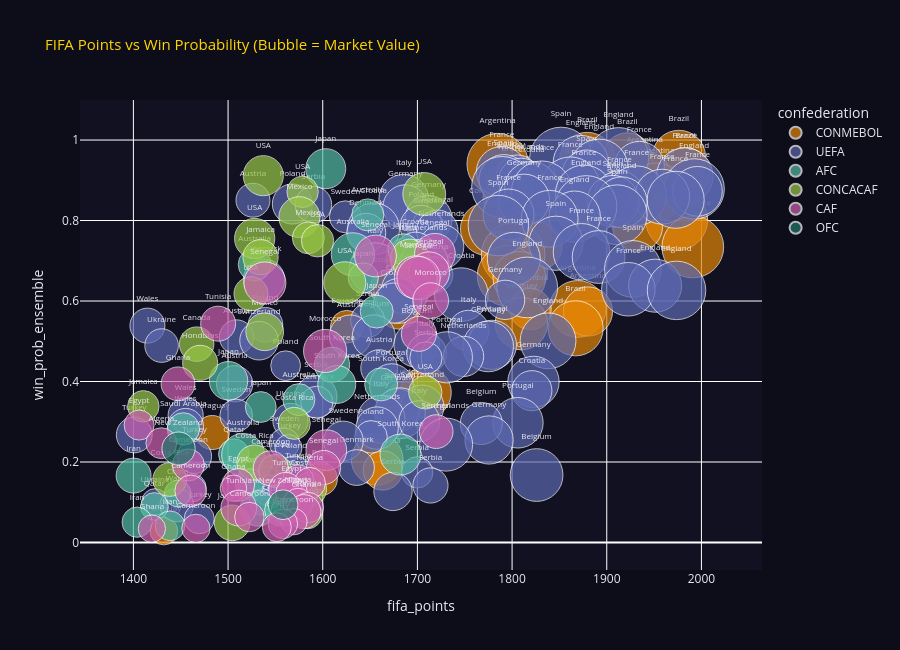

Source (notebook cell):
### Code cell
fig = px.scatter(
    pred_df,
    x='fifa_points', y='win_prob_ensemble',
    color='confederation', size='market_value_million_eur',
    size_max=45, hover_name='team_name',
    hover_data={'win_prob_xgb':True,'win_prob_lgb':True,'recent_form_score':True},
    text='team_name',
    title='FIFA Points vs Win Probability (Bubble = Market Value)',
    height=650, color_discrete_sequence=px.colors.qualitative.Vivid,
)
fig.update_traces(textposition='top center', textfont_size=8)
fig.update_layout(
    plot_bgcolor='#111122', paper_bgcolor='#0d0d1a',
    font_color='#e8e8f0', title_font_color='#FFD700', title_font_size=15)
fig.show()

### Figure 1 — Plotly figure (JSON) as saved in the notebook; plotly's stock layout.template omitted (floating-point values rounded to 4 significant figures; data arrays with more than 128 entries replaced by an {"elided": "..."} marker saying what was removed)
{"data": [{"customdata": [[0.9827, 0.9889, 7.8], [0.9841, 0.9837, 9.8], [0.9893, 0.9795, 9.2], [0.9834, 0.9914, 8.9], [0.9705, 0.9718, 10.0], [0.8965, 0.944, 8.4], [0.903, 0.9206, 8.8], [0.9153, 0.9522, 10.0], [0.8834, 0.9324, 9.7], [0.884, 0.916, 5.5], [0.8399, 0.901, 9.6], [0.8692, 0.8444, 9.4], [0.8704, 0.8836, 8.1], [0.7919, 0.9295, 5.6], [0.7735, 0.8355, 7.5], [0.8674, 0.7186, 9.8], [0.789, 0.8704, 5.6], [0.7378, 0.8426, 8.0], [0.7803, 0.7508, 7.8], [0.7917, 0.6823, 8.0], [0.7389, 0.7085, 9.3], [0.7004, 0.7522, 5.7], [0.6785, 0.678, 6.3], [0.5886, 0.7781, 8.3], [0.5868, 0.7267, 8.1], [0.6837, 0.5948, 9.0], [0.6814, 0.6773, 5.6], [0.7368, 0.4453, 6.8], [0.5852, 0.519, 9.8], [0.6965, 0.4435, 6.2], [0.4854, 0.5976, 7.7], [0.5447, 0.5459, 7.9], [0.677, 0.392, 5.4], [0.4985, 0.5081, 6.0], [0.4091, 0.2499, 7.5], [0.3705, 0.2927, 5.7], [0.2518, 0.2722, 5.4], [0.1578, 0.1433, 8.2], [0.1826, 0.08149, 5.6], [0.116, 0.1108, 2.7], [0.009703, 0.00804, 4.2]], "hovertemplate": "<b>%{hovertext}</b><br><br>confederation=CONMEBOL<br>fifa_points=%{x}<br>win_prob_ensemble=%{y}<br>market_value_million_eur=%{marker.size}<br>team_name=%{text}<br>win_prob_xgb=%{customdata[0]}<br>win_prob_lgb=%{customdata[1]}<br>recent_form_score=%{customdata[2]}<extra></extra>", "hovertext": ["Brazil", "Brazil", "Brazil", "Argentina", "Brazil", "Argentina", "Brazil", "Brazil", "Brazil", "Argentina", "Argentina", "Argentina", "Brazil", "Colombia", "Argentina", "Brazil", "Colombia", "Argentina", "Uruguay", "Argentina", "Argentina", "Colombia", "Colombia", "Uruguay", "Argentina", "Brazil", "Ecuador", "Ecuador", "Argentina", "Colombia", "Argentina", "Uruguay", "Ecuador", "Brazil", "Uruguay", "Ecuador", "Paraguay", "Colombia", "Colombia", "Peru", "Paraguay"], "legendgroup": "CONMEBOL", "marker": {"color": "rgb(229, 134, 6)", "size": [836.0, 705.0, 886.0, 1109.0, 740.0, 788.0, 1032.0, 766.0, 807.0, 976.0, 936.0, 992.0, 718.0, 703.0, 1131.0, 728.0, 821.0, 810.0, 667.0, 1119.0, 1189.0, 537.0, 821.0, 457.0, 1078.0, 816.0, 386.0, 538.0, 946.0, 504.0, 711.0, 806.0, 314.0, 890.0, 769.0, 444.0, 341.0, 784.0, 452.0, 334.0, 225.0], "sizemode": "area", "sizeref": 0.5872, "symbol": "circle"}, "mode": "markers+text", "name": "CONMEBOL", "orientation": "v", "showlegend": true, "text": ["Brazil", "Brazil", "Brazil", "Argentina", "Brazil", "Argentina", "Brazil", "Brazil", "Brazil", "Argentina", "Argentina", "Argentina", "Brazil", "Colombia", "Argentina", "Brazil", "Colombia", "Argentina", "Uruguay", "Argentina", "Argentina", "Colombia", "Colombia", "Uruguay", "Argentina", "Brazil", "Ecuador", "Ecuador", "Argentina", "Colombia", "Argentina", "Uruguay", "Ecuador", "Brazil", "Uruguay", "Ecuador", "Paraguay", "Colombia", "Colombia", "Peru", "Paraguay"], "textfont": {"size": 8}, "textposition": "top center", "type": "scatter", "x": [1976.0, 1922.0, 1879.0, 1785.0, 1983.0, 1940.0, 1883.0, 1800.0, 1866.0, 1952.0, 1799.0, 1873.0, 1799.0, 1798.0, 1974.0, 1933.0, 1773.0, 1814.0, 1828.0, 1991.0, 1801.0, 1690.0, 1708.0, 1816.0, 1795.0, 1808.0, 1669.0, 1680.0, 1869.0, 1819.0, 1880.0, 1810.0, 1625.0, 1867.0, 1709.0, 1686.0, 1483.0, 1658.0, 1664.0, 1598.0, 1432.0], "xaxis": "x", "y": [0.9579, 0.9571, 0.9508, 0.9402, 0.9188, 0.9074, 0.8898, 0.8872, 0.8755, 0.8714, 0.8563, 0.846, 0.8451, 0.8148, 0.8023, 0.7849, 0.7789, 0.775, 0.7362, 0.7343, 0.7147, 0.7055, 0.6781, 0.6707, 0.6628, 0.6576, 0.6328, 0.5834, 0.5804, 0.5801, 0.5739, 0.5437, 0.5361, 0.5322, 0.3725, 0.3511, 0.2732, 0.2063, 0.179, 0.158, 0.02848], "yaxis": "y"}, {"customdata": {"elided": "122x3 float values"}, "hovertemplate": "<b>%{hovertext}</b><br><br>confederation=UEFA<br>fifa_points=%{x}<br>win_prob_ensemble=%{y}<br>market_value_million_eur=%{marker.size}<br>team_name=%{text}<br>win_prob_xgb=%{customdata[0]}<br>win_prob_lgb=%{customdata[1]}<br>recent_form_score=%{customdata[2]}<extra></extra>", "hovertext": ["England", "Spain", "England", "France", "England", "France", "Spain", "Italy", "France", "Spain", "Netherlands", "France", "England", "Croatia", "England", "France", "France", "France", "France", "France", "France", "Italy", "France", "Germany", "Austria", "Spain", "England", "Poland", "Serbia", "England", "Germany", "France", "Spain", "England", "Sweden", "France", "Germany", "Sweden", "Spain", "Poland", "Croatia", "Portugal", "Denmark", "Spain", "Netherlands", "France", "Croatia", "France", "Portugal", "Netherlands", "Italy", "Spain", "Austria", "Denmark", "England", "England", "France", "Croatia", "England", "Croatia", "Germany", "Croatia", "Croatia", "Serbia", "Poland", "Wales", "Italy", "Austria", "Belgium", "Austria", "Switzerland", "England", "Belgium", "Portugal", "Ukraine", "Germany", "Italy", "Netherlands", "Portugal", "Serbia", "Poland", "Austria", "Germany", "Austria", "Portugal", "Croatia", "Serbia", "Denmark", "Switzerland", "Germany", "Belgium", "Wales", "Sweden", "Italy", "Ukraine", "Italy", "Portugal", "Belgium", "Wales", "Netherlands", "Turkey", "Poland", "Germany", "Sweden", "Sweden", "Netherlands", "Turkey", "Turkey", "Denmark", "Serbia", "Belgium", "Poland", "Wales", "Wales", "Serbia", "Ukraine", "Sweden", "Serbia", "Ukraine", "Wales", "Wales", "Turkey"], "legendgroup": "UEFA", "marker": {"color": "rgb(93, 105, 177)", "size": [1063.0, 1159.0, 903.0, 737.0, 994.0, 757.0, 732.0, 511.0, 940.0, 734.0, 610.0, 1016.0, 1093.0, 846.0, 1071.0, 726.0, 1088.0, 960.0, 710.0, 1048.0, 886.0, 727.0, 955.0, 778.0, 339.0, 786.0, 761.0, 471.0, 394.0, 1112.0, 592.0, 762.0, 1048.0, 777.0, 300.0, 946.0, 651.0, 277.0, 1071.0, 520.0, 794.0, 505.0, 445.0, 863.0, 581.0, 938.0, 461.0, 818.0, 822.0, 677.0, 782.0, 943.0, 374.0, 505.0, 826.0, 1084.0, 842.0, 666.0, 1005.0, 846.0, 454.0, 593.0, 477.0, 340.0, 352.0, 359.0, 486.0, 518.0, 545.0, 345.0, 436.0, 914.0, 607.0, 709.0, 331.0, 752.0, 466.0, 475.0, 770.0, 307.0, 260.0, 397.0, 773.0, 387.0, 569.0, 473.0, 521.0, 304.0, 544.0, 545.0, 762.0, 362.0, 315.0, 668.0, 362.0, 488.0, 750.0, 519.0, 377.0, 530.0, 377.0, 312.0, 682.0, 463.0, 269.0, 825.0, 213.0, 344.0, 374.0, 288.0, 816.0, 436.0, 315.0, 291.0, 363.0, 235.0, 280.0, 431.0, 205.0, 207.0, 327.0, 266.0], "sizemode": "area", "sizeref": 0.5872, "symbol": "circle"}, "mode": "markers+text", "name": "UEFA", "orientation": "v", "showlegend": true, "text": ["England", "Spain", "England", "France", "England", "France", "Spain", "Italy", "France", "Spain", "Netherlands", "France", "England", "Croatia", "England", "France", "France", "France", "France", "France", "France", "Italy", "France", "Germany", "Austria", "Spain", "England", "Poland", "Serbia", "England", "Germany", "France", "Spain", "England", "Sweden", "France", "Germany", "Sweden", "Spain", "Poland", "Croatia", "Portugal", "Denmark", "Spain", "Netherlands", "France", "Croatia", "France", "Portugal", "Netherlands", "Italy", "Spain", "Austria", "Denmark", "England", "England", "France", "Croatia", "England", "Croatia", "Germany", "Croatia", "Croatia", "Serbia", "Poland", "Wales", "Italy", "Austria", "Belgium", "Austria", "Switzerland", "England", "Belgium", "Portugal", "Ukraine", "Germany", "Italy", "Netherlands", "Portugal", "Serbia", "Poland", "Austria", "Germany", "Austria", "Portugal", "Croatia", "Serbia", "Denmark", "Switzerland", "Germany", "Belgium", "Wales", "Sweden", "Italy", "Ukraine", "Italy", "Portugal", "Belgium", "Wales", "Netherlands", "Turkey", "Poland", "Germany", "Sweden", "Sweden", "Netherlands", "Turkey", "Turkey", "Denmark", "Serbia", "Belgium", "Poland", "Wales", "Wales", "Serbia", "Ukraine", "Sweden", "Serbia", "Ukraine", "Wales", "Wales", "Turkey"], "textfont": {"size": 8}, "textposition": "top center", "type": "scatter", "x": [1912.0, 1852.0, 1873.0, 1934.0, 1892.0, 1789.0, 1879.0, 1806.0, 1982.0, 1791.0, 1810.0, 1862.0, 1790.0, 1820.0, 1992.0, 1996.0, 1832.0, 1876.0, 1913.0, 1931.0, 1958.0, 1686.0, 1973.0, 1812.0, 1526.0, 1907.0, 1916.0, 1568.0, 1590.0, 1878.0, 1687.0, 1796.0, 1911.0, 1866.0, 1624.0, 1840.0, 1712.0, 1711.0, 1786.0, 1704.0, 1654.0, 1721.0, 1646.0, 1846.0, 1726.0, 1873.0, 1698.0, 1891.0, 1802.0, 1707.0, 1655.0, 1928.0, 1719.0, 1538.0, 1951.0, 1816.0, 1923.0, 1687.0, 1974.0, 1746.0, 1793.0, 1681.0, 1675.0, 1648.0, 1540.0, 1415.0, 1754.0, 1629.0, 1654.0, 1509.0, 1533.0, 1838.0, 1699.0, 1779.0, 1430.0, 1775.0, 1710.0, 1749.0, 1731.0, 1709.0, 1561.0, 1660.0, 1823.0, 1507.0, 1673.0, 1821.0, 1593.0, 1594.0, 1705.0, 1679.0, 1682.0, 1455.0, 1509.0, 1662.0, 1566.0, 1702.0, 1806.0, 1768.0, 1455.0, 1657.0, 1401.0, 1651.0, 1776.0, 1622.0, 1560.0, 1730.0, 1564.0, 1464.0, 1636.0, 1700.0, 1826.0, 1570.0, 1540.0, 1527.0, 1714.0, 1462.0, 1543.0, 1674.0, 1423.0, 1536.0, 1446.0, 1470.0], "xaxis": "x", "y": [0.9562, 0.9538, 0.9426, 0.9344, 0.93, 0.9208, 0.9132, 0.9111, 0.9104, 0.9018, 0.8983, 0.8848, 0.8833, 0.8798, 0.8785, 0.8726, 0.8724, 0.8667, 0.8625, 0.8616, 0.8592, 0.8529, 0.8515, 0.8514, 0.8505, 0.8478, 0.8452, 0.8411, 0.8394, 0.835, 0.833, 0.815, 0.8144, 0.8095, 0.8092, 0.8043, 0.8038, 0.7896, 0.7875, 0.7855, 0.7792, 0.7748, 0.7695, 0.7436, 0.7349, 0.7223, 0.722, 0.7093, 0.705, 0.6948, 0.6804, 0.6798, 0.6654, 0.6527, 0.6381, 0.6338, 0.6293, 0.6265, 0.6264, 0.6158, 0.6029, 0.6004, 0.5948, 0.552, 0.5408, 0.5389, 0.5265, 0.5132, 0.512, 0.5106, 0.5014, 0.501, 0.492, 0.4912, 0.4893, 0.4871, 0.4697, 0.4624, 0.46, 0.4586, 0.4392, 0.4332, 0.3991, 0.3944, 0.3894, 0.3772, 0.3624, 0.3485, 0.3376, 0.3283, 0.321, 0.3161, 0.3156, 0.3062, 0.3023, 0.3016, 0.2975, 0.2957, 0.2886, 0.2842, 0.2673, 0.2624, 0.2547, 0.2522, 0.2468, 0.2432, 0.2349, 0.2142, 0.1862, 0.1743, 0.1676, 0.1666, 0.1482, 0.144, 0.1417, 0.136, 0.1295, 0.1268, 0.1009, 0.1005, 0.09285, 0.05894], "yaxis": "y"}, {"customdata": [[0.9913, 0.9852, 3.7], [0.9123, 0.8491, 5.3], [0.7548, 0.7768, 6.4], [0.8228, 0.6684, 6.0], [0.7313, 0.7581, 4.9], [0.6733, 0.7453, 4.2], [0.5513, 0.6212, 6.1], [0.323, 0.5259, 4.7], [0.4032, 0.3899, 4.7], [0.3233, 0.4242, 5.1], [0.3529, 0.4115, 5.2], [0.2573, 0.4066, 5.9], [0.3657, 0.2413, 5.9], [0.2614, 0.2697, 3.5], [0.2311, 0.227, 3.5], [0.1227, 0.2433, 4.9], [0.1312, 0.2301, 5.1], [0.155, 0.1093, 4.3], [0.08956, 0.1571, 2.4], [0.08463, 0.1071, 2.9], [0.08549, 0.04161, 4.4], [0.0671, 0.05593, 5.0], [0.07732, 0.02938, 2.6], [0.07533, 0.05473, 4.0], [0.01538, 0.009567, 2.5], [0.01622, 0.01847, 3.8]], "hovertemplate": "<b>%{hovertext}</b><br><br>confederation=AFC<br>fifa_points=%{x}<br>win_prob_ensemble=%{y}<br>market_value_million_eur=%{marker.size}<br>team_name=%{text}<br>win_prob_xgb=%{customdata[0]}<br>win_prob_lgb=%{customdata[1]}<br>recent_form_score=%{customdata[2]}<extra></extra>", "hovertext": ["Japan", "Australia", "Japan", "Australia", "Australia", "Japan", "Japan", "South Korea", "Japan", "South Korea", "South Korea", "Australia", "Japan", "Saudi Arabia", "Qatar", "South Korea", "Australia", "Iran", "Iran", "China", "Qatar", "China", "Qatar", "Saudi Arabia", "Iran", "Iran"], "legendgroup": "AFC", "marker": {"color": "rgb(82, 188, 163)", "size": [469.0, 301.0, 283.0, 548.0, 317.0, 268.0, 319.0, 362.0, 434.0, 319.0, 423.0, 300.0, 278.0, 307.0, 275.0, 492.0, 537.0, 357.0, 249.0, 209.0, 224.0, 367.0, 304.0, 228.0, 268.0, 258.0], "sizemode": "area", "sizeref": 0.5872, "symbol": "circle"}, "mode": "markers+text", "name": "AFC", "orientation": "v", "showlegend": true, "text": ["Japan", "Australia", "Japan", "Australia", "Australia", "Japan", "Japan", "South Korea", "Japan", "South Korea", "South Korea", "Australia", "Japan", "Saudi Arabia", "Qatar", "South Korea", "Australia", "Iran", "Iran", "China", "Qatar", "China", "Qatar", "Saudi Arabia", "Iran", "Iran"], "textfont": {"size": 8}, "textposition": "top center", "type": "scatter", "x": [1603.0, 1648.0, 1685.0, 1632.0, 1528.0, 1643.0, 1657.0, 1610.0, 1500.0, 1662.0, 1615.0, 1575.0, 1534.0, 1453.0, 1506.0, 1682.0, 1516.0, 1400.0, 1523.0, 1447.0, 1422.0, 1532.0, 1556.0, 1560.0, 1404.0, 1439.0], "xaxis": "x", "y": [0.9289, 0.814, 0.7286, 0.716, 0.6907, 0.6574, 0.5738, 0.4416, 0.4018, 0.3929, 0.3927, 0.3549, 0.3366, 0.2823, 0.2195, 0.2184, 0.2178, 0.1662, 0.1472, 0.1217, 0.08947, 0.08459, 0.08056, 0.0783, 0.05051, 0.04134], "yaxis": "y"}, {"customdata": [[0.9832, 0.9756, 5.9], [0.8871, 0.9378, 4.3], [0.9476, 0.8833, 6.9], [0.9167, 0.8149, 5.4], [0.8228, 0.7788, 4.4], [0.8283, 0.7864, 5.0], [0.789, 0.7833, 6.4], [0.7401, 0.8022, 3.7], [0.7754, 0.7449, 4.1], [0.5131, 0.7973, 6.9], [0.6366, 0.648, 5.4], [0.7099, 0.3543, 6.0], [0.5575, 0.4733, 2.4], [0.5017, 0.4341, 3.7], [0.3201, 0.384, 4.9], [0.4685, 0.159, 2.1], [0.3026, 0.2531, 2.9], [0.1378, 0.2178, 2.1], [0.1169, 0.1862, 4.3], [0.176, 0.09885, 2.1], [0.09504, 0.09172, 2.6], [0.08834, 0.0551, 4.1], [0.02573, 0.02218, 4.5], [0.01287, 0.01664, 4.3]], "hovertemplate": "<b>%{hovertext}</b><br><br>confederation=CONCACAF<br>fifa_points=%{x}<br>win_prob_ensemble=%{y}<br>market_value_million_eur=%{marker.size}<br>team_name=%{text}<br>win_prob_xgb=%{customdata[0]}<br>win_prob_lgb=%{customdata[1]}<br>recent_form_score=%{customdata[2]}<extra></extra>", "hovertext": ["USA", "USA", "USA", "Mexico", "Mexico", "USA", "USA", "Jamaica", "USA", "USA", "USA", "Mexico", "Canada", "Honduras", "USA", "Jamaica", "Costa Rica", "Costa Rica", "Canada", "Costa Rica", "Costa Rica", "Jamaica", "Jamaica", "Jamaica"], "legendgroup": "CONCACAF", "marker": {"color": "rgb(153, 201, 69)", "size": [472.0, 289.0, 538.0, 492.0, 300.0, 476.0, 308.0, 363.0, 444.0, 518.0, 339.0, 417.0, 349.0, 361.0, 322.0, 290.0, 303.0, 365.0, 322.0, 333.0, 336.0, 309.0, 255.0, 373.0], "sizemode": "area", "sizeref": 0.5872, "symbol": "circle"}, "mode": "markers+text", "name": "CONCACAF", "orientation": "v", "showlegend": true, "text": ["USA", "USA", "USA", "Mexico", "Mexico", "USA", "USA", "Jamaica", "USA", "USA", "USA", "Mexico", "Canada", "Honduras", "USA", "Jamaica", "Costa Rica", "Costa Rica", "Canada", "Costa Rica", "Costa Rica", "Jamaica", "Jamaica", "Jamaica"], "textfont": {"size": 8}, "textposition": "top center", "type": "scatter", "x": [1537.0, 1579.0, 1707.0, 1575.0, 1585.0, 1528.0, 1594.0, 1534.0, 1692.0, 1623.0, 1524.0, 1539.0, 1467.0, 1470.0, 1708.0, 1410.0, 1570.0, 1528.0, 1550.0, 1438.0, 1586.0, 1578.0, 1584.0, 1504.0], "xaxis": "x", "y": [0.9114, 0.8713, 0.8659, 0.8084, 0.7571, 0.7553, 0.7498, 0.709, 0.7054, 0.6454, 0.618, 0.5235, 0.4928, 0.4464, 0.3731, 0.3383, 0.2961, 0.1985, 0.1776, 0.1565, 0.1324, 0.1208, 0.0707, 0.04886], "yaxis": "y"}, {"customdata": [[0.7334, 0.7765, 5.6], [0.7194, 0.7885, 6.9], [0.7894, 0.623, 5.2], [0.6938, 0.7243, 6.2], [0.6754, 0.6783, 5.6], [0.6924, 0.6862, 5.7], [0.6692, 0.5872, 5.3], [0.6741, 0.5216, 2.9], [0.4507, 0.6129, 4.9], [0.5503, 0.3828, 6.6], [0.4357, 0.3869, 4.1], [0.2974, 0.2873, 4.6], [0.2158, 0.3142, 4.4], [0.2556, 0.2168, 2.3], [0.2056, 0.1653, 4.3], [0.2012, 0.1734, 3.2], [0.1845, 0.09765, 5.1], [0.1457, 0.1487, 3.9], [0.09277, 0.207, 2.6], [0.1539, 0.1048, 2.5], [0.06406, 0.1813, 3.6], [0.1496, 0.08872, 3.0], [0.1337, 0.08418, 3.1], [0.1491, 0.102, 5.1], [0.1361, 0.06083, 2.9], [0.09817, 0.04105, 5.5], [0.04314, 0.04941, 2.9], [0.06963, 0.03625, 3.6], [0.02857, 0.04321, 4.9], [0.03223, 0.01919, 2.4], [0.02777, 0.01179, 4.9], [0.01982, 0.01038, 2.7], [0.01923, 0.02208, 3.8], [0.007708, 0.003933, 2.1], [0.009089, 0.005727, 4.6]], "hovertemplate": "<b>%{hovertext}</b><br><br>confederation=CAF<br>fifa_points=%{x}<br>win_prob_ensemble=%{y}<br>market_value_million_eur=%{marker.size}<br>team_name=%{text}<br>win_prob_xgb=%{customdata[0]}<br>win_prob_lgb=%{customdata[1]}<br>recent_form_score=%{customdata[2]}<extra></extra>", "hovertext": ["Senegal", "Senegal", "Senegal", "Morocco", "Senegal", "Senegal", "Morocco", "Tunisia", "Senegal", "Morocco", "Ghana", "Egypt", "Senegal", "Algeria", "Senegal", "Cameroon", "Senegal", "Cameroon", "Tunisia", "Nigeria", "Egypt", "Ghana", "Tunisia", "Cameroon", "Egypt", "Nigeria", "Tunisia", "Tunisia", "Ghana", "Cameroon", "Cameroon", "Egypt", "Egypt", "Cameroon", "Ghana"], "legendgroup": "CAF", "marker": {"color": "rgb(204, 97, 176)", "size": [486.0, 512.0, 491.0, 544.0, 549.0, 518.0, 375.0, 358.0, 360.0, 545.0, 334.0, 265.0, 334.0, 279.0, 486.0, 301.0, 341.0, 358.0, 280.0, 291.0, 315.0, 205.0, 329.0, 294.0, 299.0, 264.0, 274.0, 375.0, 340.0, 255.0, 204.0, 256.0, 246.0, 235.0, 219.0], "sizemode": "area", "sizeref": 0.5872, "symbol": "circle"}, "mode": "markers+text", "name": "CAF", "orientation": "v", "showlegend": true, "text": ["Senegal", "Senegal", "Senegal", "Morocco", "Senegal", "Senegal", "Morocco", "Tunisia", "Senegal", "Morocco", "Ghana", "Egypt", "Senegal", "Algeria", "Senegal", "Cameroon", "Senegal", "Cameroon", "Tunisia", "Nigeria", "Egypt", "Ghana", "Tunisia", "Cameroon", "Egypt", "Nigeria", "Tunisia", "Tunisia", "Ghana", "Cameroon", "Cameroon", "Egypt", "Egypt", "Cameroon", "Ghana"], "textfont": {"size": 8}, "textposition": "top center", "type": "scatter", "x": [1718.0, 1656.0, 1712.0, 1698.0, 1701.0, 1539.0, 1714.0, 1490.0, 1702.0, 1602.0, 1447.0, 1406.0, 1720.0, 1430.0, 1604.0, 1458.0, 1601.0, 1545.0, 1574.0, 1586.0, 1511.0, 1506.0, 1561.0, 1460.0, 1567.0, 1574.0, 1585.0, 1511.0, 1580.0, 1522.0, 1570.0, 1558.0, 1552.0, 1466.0, 1420.0], "xaxis": "x", "y": [0.7175, 0.7119, 0.6713, 0.6589, 0.657, 0.645, 0.6009, 0.5437, 0.5184, 0.4759, 0.3943, 0.2917, 0.2755, 0.2467, 0.2294, 0.1926, 0.1864, 0.1842, 0.1546, 0.1475, 0.143, 0.1347, 0.1323, 0.1281, 0.1213, 0.09751, 0.08664, 0.08551, 0.07657, 0.06326, 0.0518, 0.04631, 0.03794, 0.03509, 0.03427], "yaxis": "y"}, {"customdata": [[0.2197, 0.2441, 4.4], [0.04458, 0.08573, 2.3]], "hovertemplate": "<b>%{hovertext}</b><br><br>confederation=OFC<br>fifa_points=%{x}<br>win_prob_ensemble=%{y}<br>market_value_million_eur=%{marker.size}<br>team_name=%{text}<br>win_prob_xgb=%{customdata[0]}<br>win_prob_lgb=%{customdata[1]}<br>recent_form_score=%{customdata[2]}<extra></extra>", "hovertext": ["New Zealand", "New Zealand"], "legendgroup": "OFC", "marker": {"color": "rgb(36, 121, 108)", "size": [323.0, 261.0], "sizemode": "area", "sizeref": 0.5872, "symbol": "circle"}, "mode": "markers+text", "name": "OFC", "orientation": "v", "showlegend": true, "text": ["New Zealand", "New Zealand"], "textfont": {"size": 8}, "textposition": "top center", "type": "scatter", "x": [1448.0, 1558.0], "xaxis": "x", "y": [0.2333, 0.09381], "yaxis": "y"}], "layout": {"font": {"color": "#e8e8f0"}, "height": 650, "legend": {"itemsizing": "constant", "title": {"text": "confederation"}, "tracegroupgap": 0}, "paper_bgcolor": "#0d0d1a", "plot_bgcolor": "#111122", "title": {"font": {"color": "#FFD700", "size": 15}, "text": "FIFA Points vs Win Probability (Bubble = Market Value)"}, "xaxis": {"anchor": "y", "domain": [0, 1], "title": {"text": "fifa_points"}}, "yaxis": {"anchor": "x", "domain": [0, 1], "title": {"text": "win_prob_ensemble"}}}}
